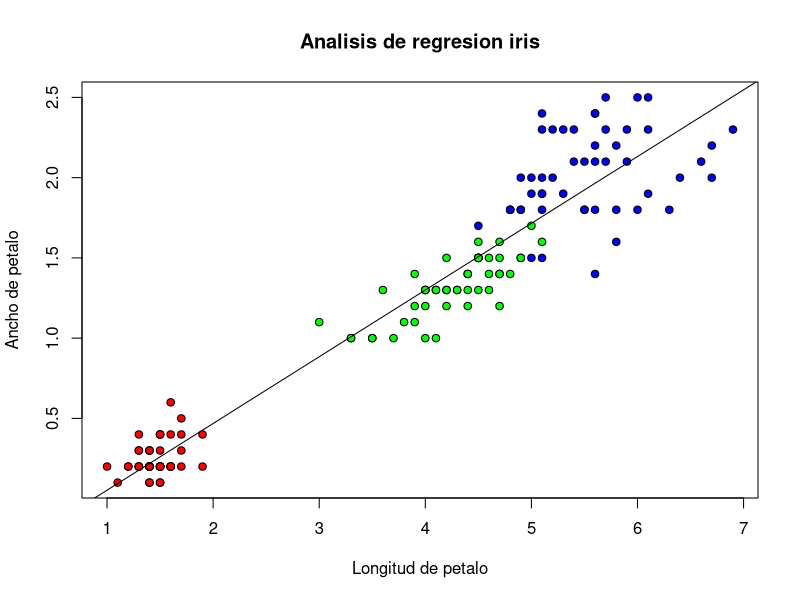
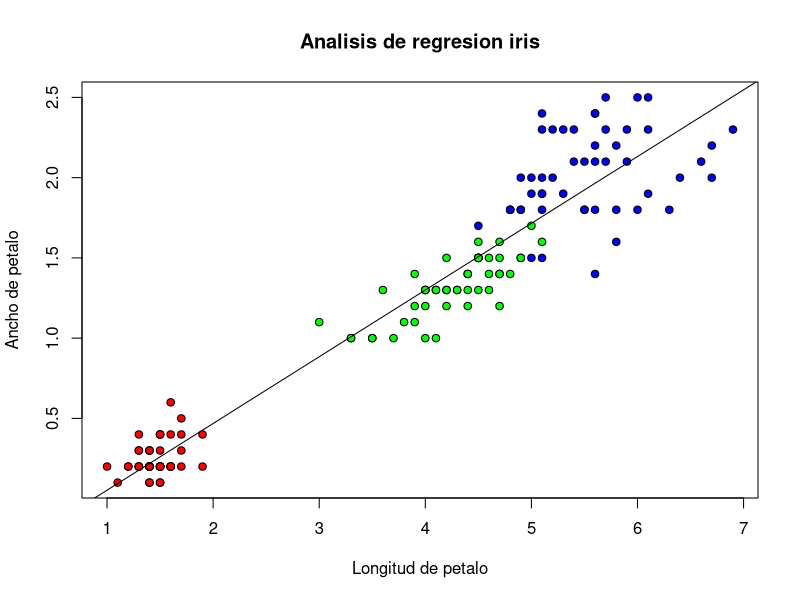

These figures' R source, in order:
data(iris)
names(iris)
attach(iris)
iris$Sepal.Length
recuento.especie = table(iris$Species)
# Generacion de un vector
vec <- c(1,1,1,0,0,3,3,3,3,2)
table(vec)
length(vec)
table(vec)/length(vec)
table(prop.table(vec))
mean(vec)
summary(iris)
moda <- function(datos){
  frecuencia.datos <- table(datos)
  maximo = which(frecuencia.datos == max(frecuencia.datos))
  names(maximo)
}

moda(vec)

# funcion de resumen
tapply(iris$Petal.Length, iris$Species, summary)
tapply(iris$Petal.Width, iris$Species, summary)
tapply(iris$Sepal.Length, iris$Species, summary)
tapply(iris$Sepal.Width, iris$Species, summary)

# Medidas estadisticas
mean(iris$Petal.Length)
median(iris$Petal.Length)
moda(iris$Petal.Length)
max(iris$Petal.Length)
min(iris$Petal.Length)
var(iris$Petal.Length)
sd(iris$Petal.Length)
quantile(iris$Petal.Length, 0.2)
quantile(iris$Petal.Length, seq(0, 1, 0.25))
quantile(iris$Petal.Length, seq(0, 1, 0.1))
vec[1]

# Correlacion lineal
cor(iris[,1:4])

# Primera forma
lsfit(iris$Petal.Length, iris$Petal.Width)$coefficients
plot(iris$Petal.Length, iris$Petal.Width, pch = 21, bg=c('red', 'green', 'blue')[unclass(iris$Species)],
     main='Analisis de regresion iris', xlab = 'Longitud de petalo', ylab= 'Ancho de petalo')
abline(lsfit(iris$Petal.Length, iris$Petal.Width)$coefficients, col='black')

# segunda forma

modelo2 = lm(Petal.Width ~ Petal.Length, data = iris)$coefficients
plot(iris$Petal.Length, iris$Petal.Width, pch = 21, bg=c('red', 'green', 'blue')[unclass(iris$Species)],
     main='Analisis de regresion iris', 
     xlab = 'Longitud de petalo', 
     ylab= 'Ancho de petalo')
abline(modelo2, col = 'black')

#Mas datos
summary(modelo2)

#coeficientes
lm(Petal.Width ~ Petal.Length, data = iris[which(iris$Species=="setosa"),])$coefficients
lm(Petal.Width ~ Petal.Length, data = iris[which(iris$Species=="versicolor"),])$coefficients
lm(Petal.Width ~ Petal.Length, data = iris[which(iris$Species=="virginica"),])$coefficients

lm(Sepal.Length ~ Sepal.Width:Species + Species-1, data=iris)$coefficients
lm(Petal.Width ~ Petal.Length:Species + Species-1, data=iris)$coefficients

summary(lm(Petal.Width ~ Petal.Length:Species + Species -1, data = iris)$coefficients)

summary(step(lm(Petal.Width ~ Petal.Length*Species,data=iris)))

